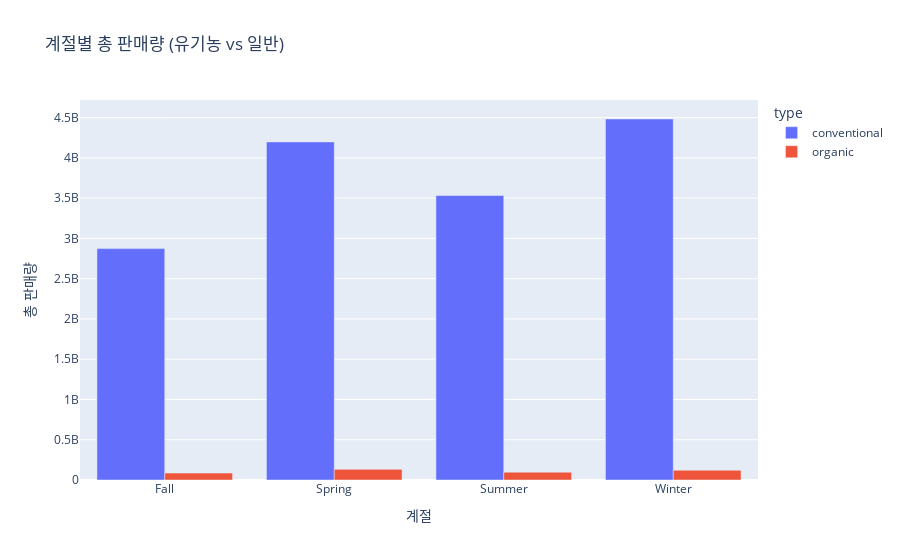

Notebook cell for this chart:
### Code cell
fig_volume = px.bar(
    seasonal_volume,
    x='season',
    y='Total Volume',
    color='type',
    barmode='group',
    title='계절별 총 판매량 (유기농 vs 일반)',
    labels={'season': '계절', 'Total Volume': '총 판매량'}
)
fig_volume.show()

### Figure 1 — Plotly figure (JSON) as saved in the notebook; plotly's stock layout.template omitted (floating-point values rounded to 4 significant figures)
{"data": [{"alignmentgroup": "True", "hovertemplate": "type=conventional<br>계절=%{x}<br>총 판매량=%{y}<extra></extra>", "legendgroup": "conventional", "marker": {"color": "#636efa", "pattern": {"shape": ""}}, "name": "conventional", "offsetgroup": "conventional", "orientation": "v", "showlegend": true, "textposition": "auto", "type": "bar", "x": ["Fall", "Spring", "Summer", "Winter"], "xaxis": "x", "y": [2873000000.0, 4199000000.0, 3533000000.0, 4483000000.0], "yaxis": "y"}, {"alignmentgroup": "True", "hovertemplate": "type=organic<br>계절=%{x}<br>총 판매량=%{y}<extra></extra>", "legendgroup": "organic", "marker": {"color": "#EF553B", "pattern": {"shape": ""}}, "name": "organic", "offsetgroup": "organic", "orientation": "v", "showlegend": true, "textposition": "auto", "type": "bar", "x": ["Fall", "Spring", "Summer", "Winter"], "xaxis": "x", "y": [85950000.0, 132000000.0, 97200000.0, 121000000.0], "yaxis": "y"}], "layout": {"barmode": "group", "legend": {"title": {"text": "type"}, "tracegroupgap": 0}, "title": {"text": "계절별 총 판매량 (유기농 vs 일반)"}, "xaxis": {"anchor": "y", "domain": [0, 1], "title": {"text": "계절"}}, "yaxis": {"anchor": "x", "domain": [0, 1], "title": {"text": "총 판매량"}}}}
